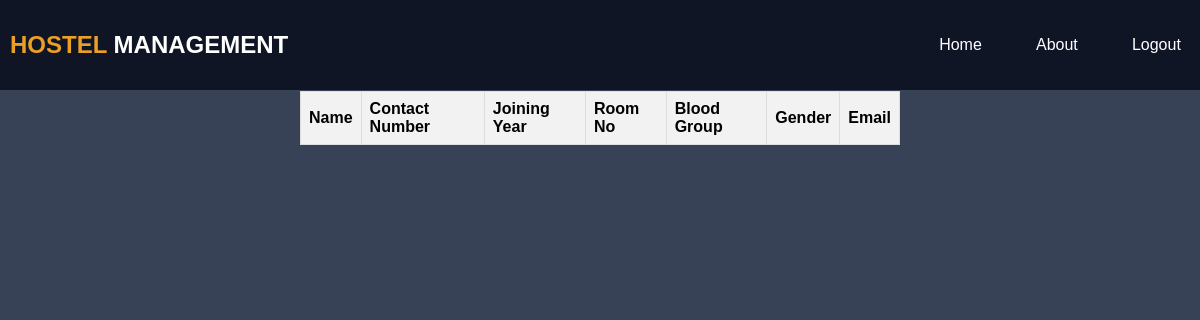
/warden/, run on an earlier commit of the app's database.
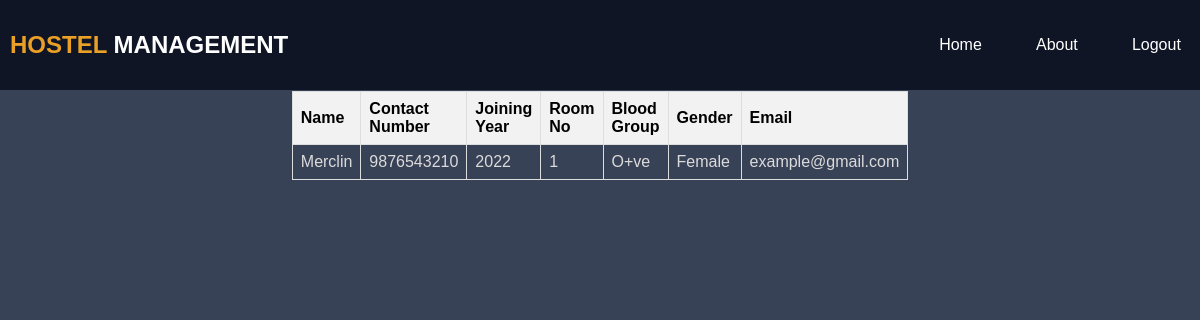
And on a later commit of the database.
### hostel/models.py (models this page shows, shortened)
class WardenInfo(models.Model):
    name = models.CharField(max_length=255)
    joining_year = models.CharField(max_length=255)
    room_no = models.IntegerField()
    blood_group = models.CharField(max_length=255)
    contact_number = models.CharField(max_length=255)
    gender = models.CharField(max_length=255)
    email = models.EmailField()

### hostel/views.py (the view)
# urls.py: path("warden/",views.warden_list,name='warden_list'),
def warden_list(request):
    wardens = WardenInfo.objects.all()
    return render(request,'wardeninfo.html',{'wardens':wardens})

### templates/wardeninfo.html (shortened to what this page needs)
<!DOCTYPE html>
<html lang="en">
<head>
</head>
<body>
    {% include 'd.html' %}
    <div>
        <h1>Welcome</h1>
        <table>
            <thead>
                <tr>
                    <th>Name</th>
                    <th>Contact Number</th>
                    <th>Joining Year</th>
                    <th>Room No</th>
                    <th>Blood Group</th>
                    <th>Gender</th>
                    <th>Email</th>
                </tr>
            </thead>
            <tbody>
                  {% for warden in wardens%}
                <tr>
                    <td>{{ warden.name }}</td>
                    <td>{{ warden.contact_number }}</td>
                    <td>{{ warden.joining_year }}</td>
                    <td>{{ warden.room_no }}</td>
                    <td>{{ warden.blood_group }}</td>
                    <td>{{ warden.gender }}</td>
                    <td>{{ warden.email }}</td>
                </tr>
                {% endfor %}
            </tbody>
        </table>
    </div>
</body>
</html>

### templates/d.html (shortened to what this page needs)
<!DOCTYPE html>
<html lang="en">
<head>
</head>
<body>
    <nav>
        <div class='heading'>
            <h2><span>HOSTEL</span> MANAGEMENT</h2>
        </div>
        <div class='navlinks'>
            <li><a href="/" class="navlinkname">Home</a></li>
            <li><a href="/about" class="navlinkname">About</a></li>
            <li><a href="/my-logout" class="navlinkname">Logout</a></li>
        </div>
    </nav>
</body>
</html>

### templates/wardeninfo.html (style rules this page uses)
table { border-collapse: collapse; width: 50%; margin-top: 33px; margin: 33px auto 0; }
th, td { border: 1px solid #ddd; padding: 8px; text-align: left; }
th { background-color: #f2f2f2; }
td { color: #dcdbdb; }

What changed in the data, as far as the page shows it:
added WardenInfo: name "Merclin", contact_number "9876543210", joining_year "2022", room_no "1", blood_group "O+ve", gender "Female", email "example@gmail.com"
